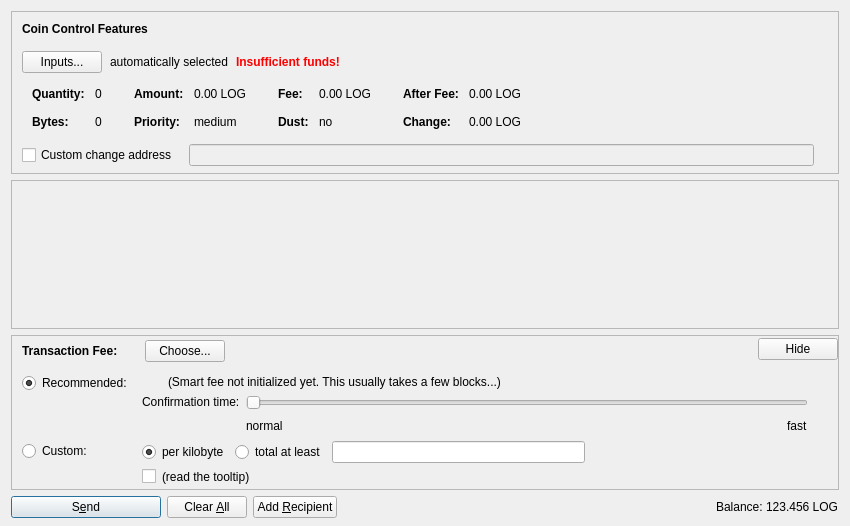
<?xml version="1.0" encoding="UTF-8"?>
<ui version="4.0">
 <class>SendCoinsDialog</class>
 <widget class="QDialog" name="SendCoinsDialog">
  <property name="geometry">
   <rect>
    <x>0</x>
    <y>0</y>
    <width>850</width>
    <height>526</height>
   </rect>
  </property>
  <property name="windowTitle">
   <string>Send Coins</string>
  </property>
  <layout class="QVBoxLayout" name="verticalLayout" stretch="0,1,0,0">
   <property name="bottomMargin">
    <number>8</number>
   </property>
   <item>
    <widget class="QFrame" name="frameCoinControl">
     <property name="sizePolicy">
      <sizepolicy hsizetype="Expanding" vsizetype="Expanding">
       <horstretch>0</horstretch>
       <verstretch>0</verstretch>
      </sizepolicy>
     </property>
     <property name="maximumSize">
      <size>
       <width>16777215</width>
       <height>16777215</height>
      </size>
     </property>
     <property name="frameShape">
      <enum>QFrame::StyledPanel</enum>
     </property>
     <property name="frameShadow">
      <enum>QFrame::Sunken</enum>
     </property>
     <layout class="QVBoxLayout" name="verticalLayoutCoinControl2">
      <property name="spacing">
       <number>0</number>
      </property>
      <property name="leftMargin">
       <number>0</number>
      </property>
      <property name="topMargin">
       <number>0</number>
      </property>
      <property name="rightMargin">
       <number>0</number>
      </property>
      <property name="bottomMargin">
       <number>6</number>
      </property>
      <item>
       <layout class="QVBoxLayout" name="verticalLayoutCoinControl" stretch="0,0,0,0,1">
        <property name="spacing">
         <number>0</number>
        </property>
        <property name="leftMargin">
         <number>10</number>
        </property>
        <property name="topMargin">
         <number>10</number>
        </property>
        <item>
         <layout class="QHBoxLayout" name="horizontalLayoutCoinControl1">
          <property name="bottomMargin">
           <number>15</number>
          </property>
          <item>
           <widget class="QLabel" name="labelCoinControlFeatures">
            <property name="sizePolicy">
             <sizepolicy hsizetype="Preferred" vsizetype="Maximum">
              <horstretch>0</horstretch>
              <verstretch>0</verstretch>
             </sizepolicy>
            </property>
            <property name="font">
             <font>
              <weight>75</weight>
              <bold>true</bold>
             </font>
            </property>
            <property name="styleSheet">
             <string notr="true">font-weight:bold;</string>
            </property>
            <property name="text">
             <string>Coin Control Features</string>
            </property>
           </widget>
          </item>
         </layout>
        </item>
        <item>
         <layout class="QHBoxLayout" name="horizontalLayoutCoinControl2" stretch="0,0,0,0">
          <property name="spacing">
           <number>8</number>
          </property>
          <property name="bottomMargin">
           <number>10</number>
          </property>
          <item>
           <widget class="QPushButton" name="pushButtonCoinControl">
            <property name="styleSheet">
             <string notr="true"/>
            </property>
            <property name="text">
             <string>Inputs...</string>
            </property>
            <property name="autoDefault">
             <bool>false</bool>
            </property>
           </widget>
          </item>
          <item>
           <widget class="QLabel" name="labelCoinControlAutomaticallySelected">
            <property name="text">
             <string>automatically selected</string>
            </property>
            <property name="margin">
             <number>5</number>
            </property>
           </widget>
          </item>
          <item>
           <widget class="QLabel" name="labelCoinControlInsuffFunds">
            <property name="font">
             <font>
              <weight>75</weight>
              <bold>true</bold>
             </font>
            </property>
            <property name="styleSheet">
             <string notr="true">color:red;font-weight:bold;</string>
            </property>
            <property name="text">
             <string>Insufficient funds!</string>
            </property>
            <property name="margin">
             <number>5</number>
            </property>
           </widget>
          </item>
          <item>
           <spacer name="horizontalSpacerCoinControl">
            <property name="orientation">
             <enum>Qt::Horizontal</enum>
            </property>
            <property name="sizeHint" stdset="0">
             <size>
              <width>40</width>
              <height>1</height>
             </size>
            </property>
           </spacer>
          </item>
         </layout>
        </item>
        <item>
         <widget class="QWidget" name="widgetCoinControl" native="true">
          <property name="sizePolicy">
           <sizepolicy hsizetype="Preferred" vsizetype="Preferred">
            <horstretch>0</horstretch>
            <verstretch>0</verstretch>
           </sizepolicy>
          </property>
          <property name="minimumSize">
           <size>
            <width>0</width>
            <height>0</height>
           </size>
          </property>
          <property name="styleSheet">
           <string notr="true"/>
          </property>
          <layout class="QHBoxLayout" name="horizontalLayoutCoinControl5">
           <property name="leftMargin">
            <number>0</number>
           </property>
           <property name="topMargin">
            <number>0</number>
           </property>
           <property name="rightMargin">
            <number>0</number>
           </property>
           <property name="bottomMargin">
            <number>0</number>
           </property>
           <item>
            <layout class="QHBoxLayout" name="horizontalLayoutCoinControl3" stretch="0,0,0,1">
             <property name="spacing">
              <number>20</number>
             </property>
             <property name="topMargin">
              <number>0</number>
             </property>
             <property name="bottomMargin">
              <number>10</number>
             </property>
             <item>
              <layout class="QFormLayout" name="formLayoutCoinControl1">
               <property name="horizontalSpacing">
                <number>10</number>
               </property>
               <property name="verticalSpacing">
                <number>14</number>
               </property>
               <property name="leftMargin">
                <number>10</number>
               </property>
               <property name="topMargin">
                <number>4</number>
               </property>
               <property name="rightMargin">
                <number>6</number>
               </property>
               <item row="0" column="0">
                <widget class="QLabel" name="labelCoinControlQuantityText">
                 <property name="font">
                  <font>
                   <weight>75</weight>
                   <bold>true</bold>
                  </font>
                 </property>
                 <property name="text">
                  <string>Quantity:</string>
                 </property>
                 <property name="margin">
                  <number>0</number>
                 </property>
                </widget>
               </item>
               <item row="0" column="1">
                <widget class="QLabel" name="labelCoinControlQuantity">
                 <property name="cursor">
                  <cursorShape>IBeamCursor</cursorShape>
                 </property>
                 <property name="contextMenuPolicy">
                  <enum>Qt::ActionsContextMenu</enum>
                 </property>
                 <property name="text">
                  <string notr="true">0</string>
                 </property>
                 <property name="margin">
                  <number>0</number>
                 </property>
                 <property name="textInteractionFlags">
                  <set>Qt::LinksAccessibleByMouse|Qt::TextSelectableByKeyboard|Qt::TextSelectableByMouse</set>
                 </property>
                </widget>
               </item>
               <item row="1" column="0">
                <widget class="QLabel" name="labelCoinControlBytesText">
                 <property name="font">
                  <font>
                   <weight>75</weight>
                   <bold>true</bold>
                  </font>
                 </property>
                 <property name="text">
                  <string>Bytes:</string>
                 </property>
                </widget>
               </item>
               <item row="1" column="1">
                <widget class="QLabel" name="labelCoinControlBytes">
                 <property name="cursor">
                  <cursorShape>IBeamCursor</cursorShape>
                 </property>
                 <property name="contextMenuPolicy">
                  <enum>Qt::ActionsContextMenu</enum>
                 </property>
                 <property name="text">
                  <string notr="true">0</string>
                 </property>
                 <property name="textInteractionFlags">
                  <set>Qt::LinksAccessibleByMouse|Qt::TextSelectableByKeyboard|Qt::TextSelectableByMouse</set>
                 </property>
                </widget>
               </item>
              </layout>
             </item>
             <item>
              <layout class="QFormLayout" name="formLayoutCoinControl2">
               <property name="horizontalSpacing">
                <number>10</number>
               </property>
               <property name="verticalSpacing">
                <number>14</number>
               </property>
               <property name="leftMargin">
                <number>6</number>
               </property>
               <property name="topMargin">
                <number>4</number>
               </property>
               <property name="rightMargin">
                <number>6</number>
               </property>
               <item row="0" column="0">
                <widget class="QLabel" name="labelCoinControlAmountText">
                 <property name="font">
                  <font>
                   <weight>75</weight>
                   <bold>true</bold>
                  </font>
                 </property>
                 <property name="text">
                  <string>Amount:</string>
                 </property>
                 <property name="margin">
                  <number>0</number>
                 </property>
                </widget>
               </item>
               <item row="0" column="1">
                <widget class="QLabel" name="labelCoinControlAmount">
                 <property name="cursor">
                  <cursorShape>IBeamCursor</cursorShape>
                 </property>
                 <property name="contextMenuPolicy">
                  <enum>Qt::ActionsContextMenu</enum>
                 </property>
                 <property name="text">
                  <string notr="true">0.00 LOG</string>
                 </property>
                 <property name="textInteractionFlags">
                  <set>Qt::LinksAccessibleByMouse|Qt::TextSelectableByKeyboard|Qt::TextSelectableByMouse</set>
                 </property>
                </widget>
               </item>
               <item row="1" column="0">
                <widget class="QLabel" name="labelCoinControlPriorityText">
                 <property name="font">
                  <font>
                   <weight>75</weight>
                   <bold>true</bold>
                  </font>
                 </property>
                 <property name="text">
                  <string>Priority:</string>
                 </property>
                </widget>
               </item>
               <item row="1" column="1">
                <widget class="QLabel" name="labelCoinControlPriority">
                 <property name="cursor">
                  <cursorShape>IBeamCursor</cursorShape>
                 </property>
                 <property name="contextMenuPolicy">
                  <enum>Qt::ActionsContextMenu</enum>
                 </property>
                 <property name="text">
                  <string notr="true">medium</string>
                 </property>
                 <property name="textInteractionFlags">
                  <set>Qt::LinksAccessibleByMouse|Qt::TextSelectableByKeyboard|Qt::TextSelectableByMouse</set>
                 </property>
                </widget>
               </item>
              </layout>
             </item>
             <item>
              <layout class="QFormLayout" name="formLayoutCoinControl3">
               <property name="horizontalSpacing">
                <number>10</number>
               </property>
               <property name="verticalSpacing">
                <number>14</number>
               </property>
               <property name="leftMargin">
                <number>6</number>
               </property>
               <property name="topMargin">
                <number>4</number>
               </property>
               <property name="rightMargin">
                <number>6</number>
               </property>
               <item row="0" column="0">
                <widget class="QLabel" name="labelCoinControlFeeText">
                 <property name="font">
                  <font>
                   <weight>75</weight>
                   <bold>true</bold>
                  </font>
                 </property>
                 <property name="text">
                  <string>Fee:</string>
                 </property>
                 <property name="margin">
                  <number>0</number>
                 </property>
                </widget>
               </item>
               <item row="0" column="1">
                <widget class="QLabel" name="labelCoinControlFee">
                 <property name="cursor">
                  <cursorShape>IBeamCursor</cursorShape>
                 </property>
                 <property name="contextMenuPolicy">
                  <enum>Qt::ActionsContextMenu</enum>
                 </property>
                 <property name="text">
                  <string notr="true">0.00 LOG</string>
                 </property>
                 <property name="textInteractionFlags">
                  <set>Qt::LinksAccessibleByMouse|Qt::TextSelectableByKeyboard|Qt::TextSelectableByMouse</set>
                 </property>
                </widget>
               </item>
               <item row="1" column="0">
                <widget class="QLabel" name="labelCoinControlLowOutputText">
                 <property name="font">
                  <font>
                   <weight>75</weight>
                   <bold>true</bold>
                  </font>
                 </property>
                 <property name="text">
                  <string>Dust:</string>
                 </property>
                </widget>
               </item>
               <item row="1" column="1">
                <widget class="QLabel" name="labelCoinControlLowOutput">
                 <property name="cursor">
                  <cursorShape>IBeamCursor</cursorShape>
                 </property>
                 <property name="contextMenuPolicy">
                  <enum>Qt::ActionsContextMenu</enum>
                 </property>
                 <property name="text">
                  <string notr="true">no</string>
                 </property>
                 <property name="textInteractionFlags">
                  <set>Qt::LinksAccessibleByMouse|Qt::TextSelectableByKeyboard|Qt::TextSelectableByMouse</set>
                 </property>
                </widget>
               </item>
              </layout>
             </item>
             <item>
              <layout class="QFormLayout" name="formLayoutCoinControl4">
               <property name="horizontalSpacing">
                <number>10</number>
               </property>
               <property name="verticalSpacing">
                <number>14</number>
               </property>
               <property name="leftMargin">
                <number>6</number>
               </property>
               <property name="topMargin">
                <number>4</number>
               </property>
               <property name="rightMargin">
                <number>6</number>
               </property>
               <item row="0" column="0">
                <widget class="QLabel" name="labelCoinControlAfterFeeText">
                 <property name="font">
                  <font>
                   <weight>75</weight>
                   <bold>true</bold>
                  </font>
                 </property>
                 <property name="text">
                  <string>After Fee:</string>
                 </property>
                 <property name="margin">
                  <number>0</number>
                 </property>
                </widget>
               </item>
               <item row="0" column="1">
                <widget class="QLabel" name="labelCoinControlAfterFee">
                 <property name="cursor">
                  <cursorShape>IBeamCursor</cursorShape>
                 </property>
                 <property name="contextMenuPolicy">
                  <enum>Qt::ActionsContextMenu</enum>
                 </property>
                 <property name="text">
                  <string notr="true">0.00 LOG</string>
                 </property>
                 <property name="textInteractionFlags">
                  <set>Qt::LinksAccessibleByMouse|Qt::TextSelectableByKeyboard|Qt::TextSelectableByMouse</set>
                 </property>
                </widget>
               </item>
               <item row="1" column="0">
                <widget class="QLabel" name="labelCoinControlChangeText">
                 <property name="font">
                  <font>
                   <weight>75</weight>
                   <bold>true</bold>
                  </font>
                 </property>
                 <property name="text">
                  <string>Change:</string>
                 </property>
                </widget>
               </item>
               <item row="1" column="1">
                <widget class="QLabel" name="labelCoinControlChange">
                 <property name="cursor">
                  <cursorShape>IBeamCursor</cursorShape>
                 </property>
                 <property name="contextMenuPolicy">
                  <enum>Qt::ActionsContextMenu</enum>
                 </property>
                 <property name="text">
                  <string notr="true">0.00 LOG</string>
                 </property>
                 <property name="textInteractionFlags">
                  <set>Qt::LinksAccessibleByMouse|Qt::TextSelectableByKeyboard|Qt::TextSelectableByMouse</set>
                 </property>
                </widget>
               </item>
              </layout>
             </item>
            </layout>
           </item>
          </layout>
         </widget>
        </item>
        <item>
         <layout class="QHBoxLayout" name="horizontalLayoutCoinControl4" stretch="0,0,0">
          <property name="spacing">
           <number>12</number>
          </property>
          <property name="sizeConstraint">
           <enum>QLayout::SetDefaultConstraint</enum>
          </property>
          <property name="topMargin">
           <number>5</number>
          </property>
          <property name="rightMargin">
           <number>5</number>
          </property>
          <item>
           <widget class="QCheckBox" name="checkBoxCoinControlChange">
            <property name="toolTip">
             <string>If this is activated, but the change address is empty or invalid, change will be sent to a newly generated address.</string>
            </property>
            <property name="text">
             <string>Custom change address</string>
            </property>
           </widget>
          </item>
          <item>
           <widget class="QValidatedLineEdit" name="lineEditCoinControlChange">
            <property name="enabled">
             <bool>false</bool>
            </property>
            <property name="sizePolicy">
             <sizepolicy hsizetype="Expanding" vsizetype="Fixed">
              <horstretch>0</horstretch>
              <verstretch>0</verstretch>
             </sizepolicy>
            </property>
           </widget>
          </item>
          <item>
           <widget class="QLabel" name="labelCoinControlChangeLabel">
            <property name="sizePolicy">
             <sizepolicy hsizetype="Preferred" vsizetype="Expanding">
              <horstretch>0</horstretch>
              <verstretch>0</verstretch>
             </sizepolicy>
            </property>
            <property name="minimumSize">
             <size>
              <width>0</width>
              <height>0</height>
             </size>
            </property>
            <property name="text">
             <string/>
            </property>
            <property name="margin">
             <number>3</number>
            </property>
           </widget>
          </item>
         </layout>
        </item>
        <item>
         <spacer name="verticalSpacerCoinControl">
          <property name="orientation">
           <enum>Qt::Vertical</enum>
          </property>
          <property name="sizeHint" stdset="0">
           <size>
            <width>800</width>
            <height>1</height>
           </size>
          </property>
         </spacer>
        </item>
       </layout>
      </item>
     </layout>
    </widget>
   </item>
   <item>
    <widget class="QScrollArea" name="scrollArea">
     <property name="widgetResizable">
      <bool>true</bool>
     </property>
     <widget class="QWidget" name="scrollAreaWidgetContents">
      <property name="geometry">
       <rect>
        <x>0</x>
        <y>0</y>
        <width>830</width>
        <height>104</height>
       </rect>
      </property>
      <layout class="QVBoxLayout" name="verticalLayout_2" stretch="0,1">
       <property name="leftMargin">
        <number>0</number>
       </property>
       <property name="topMargin">
        <number>0</number>
       </property>
       <property name="rightMargin">
        <number>0</number>
       </property>
       <property name="bottomMargin">
        <number>0</number>
       </property>
       <item>
        <layout class="QVBoxLayout" name="entries">
         <property name="spacing">
          <number>6</number>
         </property>
        </layout>
       </item>
       <item>
        <spacer name="verticalSpacer">
         <property name="orientation">
          <enum>Qt::Vertical</enum>
         </property>
         <property name="sizeHint" stdset="0">
          <size>
           <width>20</width>
           <height>40</height>
          </size>
         </property>
        </spacer>
       </item>
      </layout>
     </widget>
    </widget>
   </item>
   <item>
    <widget class="QFrame" name="frameFee">
     <property name="sizePolicy">
      <sizepolicy hsizetype="Expanding" vsizetype="Expanding">
       <horstretch>0</horstretch>
       <verstretch>0</verstretch>
      </sizepolicy>
     </property>
     <property name="maximumSize">
      <size>
       <width>16777215</width>
       <height>16777215</height>
      </size>
     </property>
     <property name="frameShape">
      <enum>QFrame::StyledPanel</enum>
     </property>
     <property name="frameShadow">
      <enum>QFrame::Sunken</enum>
     </property>
     <layout class="QVBoxLayout" name="verticalLayoutFee1">
      <property name="spacing">
       <number>0</number>
      </property>
      <property name="leftMargin">
       <number>0</number>
      </property>
      <property name="topMargin">
       <number>0</number>
      </property>
      <property name="rightMargin">
       <number>0</number>
      </property>
      <property name="bottomMargin">
       <number>0</number>
      </property>
      <item>
       <layout class="QVBoxLayout" name="verticalLayoutFee2" stretch="0,0,0">
        <property name="spacing">
         <number>0</number>
        </property>
        <property name="leftMargin">
         <number>10</number>
        </property>
        <property name="topMargin">
         <number>0</number>
        </property>
        <item>
         <layout class="QHBoxLayout" name="horizontalLayoutFee1">
          <property name="bottomMargin">
           <number>0</number>
          </property>
          <item>
           <layout class="QVBoxLayout" name="verticalLayoutFee7">
            <property name="spacing">
             <number>0</number>
            </property>
            <item>
             <spacer name="verticalSpacerSmartFee">
              <property name="orientation">
               <enum>Qt::Vertical</enum>
              </property>
              <property name="sizeType">
               <enum>QSizePolicy::Fixed</enum>
              </property>
              <property name="sizeHint" stdset="0">
               <size>
                <width>1</width>
                <height>4</height>
               </size>
              </property>
             </spacer>
            </item>
            <item>
             <layout class="QHBoxLayout" name="horizontalLayoutSmartFee">
              <property name="spacing">
               <number>10</number>
              </property>
              <item>
               <widget class="QLabel" name="labelFeeHeadline">
                <property name="sizePolicy">
                 <sizepolicy hsizetype="Preferred" vsizetype="Maximum">
                  <horstretch>0</horstretch>
                  <verstretch>0</verstretch>
                 </sizepolicy>
                </property>
                <property name="font">
                 <font>
                  <weight>75</weight>
                  <bold>true</bold>
                 </font>
                </property>
                <property name="styleSheet">
                 <string notr="true">font-weight:bold;</string>
                </property>
                <property name="text">
                 <string>Transaction Fee:</string>
                </property>
               </widget>
              </item>
              <item>
               <widget class="QLabel" name="labelFeeMinimized">
                <property name="text">
                 <string/>
                </property>
               </widget>
              </item>
              <item>
               <widget class="QPushButton" name="buttonChooseFee">
                <property name="text">
                 <string>Choose...</string>
                </property>
               </widget>
              </item>
             </layout>
            </item>
            <item>
             <spacer name="verticalSpacer_5">
              <property name="orientation">
               <enum>Qt::Vertical</enum>
              </property>
              <property name="sizeHint" stdset="0">
               <size>
                <width>1</width>
                <height>1</height>
               </size>
              </property>
             </spacer>
            </item>
           </layout>
          </item>
          <item>
           <spacer name="horizontalSpacer_4">
            <property name="orientation">
             <enum>Qt::Horizontal</enum>
            </property>
            <property name="sizeHint" stdset="0">
             <size>
              <width>40</width>
              <height>20</height>
             </size>
            </property>
           </spacer>
          </item>
          <item>
           <widget class="QPushButton" name="buttonMinimizeFee">
            <property name="toolTip">
             <string>collapse fee-settings</string>
            </property>
            <property name="text">
             <string>Hide</string>
            </property>
           </widget>
          </item>
         </layout>
        </item>
        <item>
         <widget class="QFrame" name="frameFeeSelection">
          <layout class="QVBoxLayout" name="verticalLayoutFee12">
           <property name="spacing">
            <number>0</number>
           </property>
           <property name="leftMargin">
            <number>0</number>
           </property>
           <property name="topMargin">
            <number>0</number>
           </property>
           <property name="rightMargin">
            <number>0</number>
           </property>
           <property name="bottomMargin">
            <number>0</number>
           </property>
           <item>
            <layout class="QGridLayout" name="gridLayoutFee">
             <property name="topMargin">
              <number>10</number>
             </property>
             <property name="bottomMargin">
              <number>4</number>
             </property>
             <property name="horizontalSpacing">
              <number>10</number>
             </property>
             <property name="verticalSpacing">
              <number>4</number>
             </property>
             <item row="1" column="1">
              <layout class="QVBoxLayout" name="verticalLayoutFee8">
               <property name="spacing">
                <number>6</number>
               </property>
               <item>
                <layout class="QHBoxLayout" name="horizontalLayoutFee13">
                 <item>
                  <widget class="QRadioButton" name="radioCustomPerKilobyte">
                   <property name="toolTip">
                    <string>If the custom fee is set to 1000 satoshis and the transaction is only 250 bytes, then &quot;per kilobyte&quot; only pays 250 satoshis in fee, while &quot;total at least&quot; pays 1000 satoshis. For transactions bigger than a kilobyte both pay by kilobyte.</string>
                   </property>
                   <property name="text">
                    <string>per kilobyte</string>
                   </property>
                   <property name="checked">
                    <bool>true</bool>
                   </property>
                   <attribute name="buttonGroup">
                    <string notr="true">groupCustomFee</string>
                   </attribute>
                  </widget>
                 </item>
                 <item>
                  <widget class="QRadioButton" name="radioCustomAtLeast">
                   <property name="toolTip">
                    <string>If the custom fee is set to 1000 satoshis and the transaction is only 250 bytes, then &quot;per kilobyte&quot; only pays 250 satoshis in fee, while &quot;total at least&quot; pays 1000 satoshis. For transactions bigger than a kilobyte both pay by kilobyte.</string>
                   </property>
                   <property name="text">
                    <string>total at least</string>
                   </property>
                   <attribute name="buttonGroup">
                    <string notr="true">groupCustomFee</string>
                   </attribute>
                  </widget>
                 </item>
                 <item>
                  <widget class="BitcoinAmountField" name="customFee"/>
                 </item>
                 <item>
                  <spacer name="horizontalSpacer_6">
                   <property name="orientation">
                    <enum>Qt::Horizontal</enum>
                   </property>
                   <property name="sizeHint" stdset="0">
                    <size>
                     <width>1</width>
                     <height>1</height>
                    </size>
                   </property>
                  </spacer>
                 </item>
                </layout>
               </item>
               <item>
                <layout class="QHBoxLayout" name="horizontalLayoutFee8">
                 <item>
                  <widget class="QCheckBox" name="checkBoxMinimumFee">
                   <property name="toolTip">
                    <string>Paying only the minimum fee is just fine as long as there is less transaction volume than space in the blocks. But be aware that this can end up in a never confirming transaction once there is more demand for lotuscoin transactions than the network can process.</string>
                   </property>
                   <property name="text">
                    <string/>
                   </property>
                  </widget>
                 </item>
                 <item>
                  <widget class="QLabel" name="labelMinFeeWarning">
                   <property name="enabled">
                    <bool>true</bool>
                   </property>
                   <property name="toolTip">
                    <string>Paying only the minimum fee is just fine as long as there is less transaction volume than space in the blocks. But be aware that this can end up in a never confirming transaction once there is more demand for lotuscoin transactions than the network can process.</string>
                   </property>
                   <property name="text">
                    <string>(read the tooltip)</string>
                   </property>
                   <property name="margin">
                    <number>5</number>
                   </property>
                  </widget>
                 </item>
                 <item>
                  <spacer name="horizontalSpacer_2">
                   <property name="orientation">
                    <enum>Qt::Horizontal</enum>
                   </property>
                   <property name="sizeHint" stdset="0">
                    <size>
                     <width>1</width>
                     <height>1</height>
                    </size>
                   </property>
                  </spacer>
                 </item>
                </layout>
               </item>
              </layout>
             </item>
             <item row="0" column="0">
              <layout class="QVBoxLayout" name="verticalLayoutFee4" stretch="0,1">
               <item>
                <widget class="QRadioButton" name="radioSmartFee">
                 <property name="text">
                  <string>Recommended:</string>
                 </property>
                 <property name="checked">
                  <bool>true</bool>
                 </property>
                 <attribute name="buttonGroup">
                  <string notr="true">groupFee</string>
                 </attribute>
                </widget>
               </item>
               <item>
                <spacer name="verticalSpacer_2">
                 <property name="orientation">
                  <enum>Qt::Vertical</enum>
                 </property>
                 <property name="sizeHint" stdset="0">
                  <size>
                   <width>1</width>
                   <height>1</height>
                  </size>
                 </property>
                </spacer>
               </item>
              </layout>
             </item>
             <item row="1" column="0">
              <layout class="QVBoxLayout" name="verticalLayoutFee9" stretch="0,1">
               <item>
                <widget class="QRadioButton" name="radioCustomFee">
                 <property name="text">
                  <string>Custom:</string>
                 </property>
                 <attribute name="buttonGroup">
                  <string notr="true">groupFee</string>
                 </attribute>
                </widget>
               </item>
               <item>
                <spacer name="verticalSpacer_6">
                 <property name="orientation">
                  <enum>Qt::Vertical</enum>
                 </property>
                 <property name="sizeHint" stdset="0">
                  <size>
                   <width>1</width>
                   <height>1</height>
                  </size>
                 </property>
                </spacer>
               </item>
              </layout>
             </item>
             <item row="0" column="1">
              <layout class="QVBoxLayout" name="verticalLayoutFee3" stretch="0,0,1">
               <property name="spacing">
                <number>6</number>
               </property>
               <property name="topMargin">
                <number>2</number>
               </property>
               <item>
                <layout class="QHBoxLayout" name="horizontalLayoutFee12">
                 <item>
                  <widget class="QLabel" name="labelSmartFee">
                   <property name="text">
                    <string/>
                   </property>
                   <property name="margin">
                    <number>2</number>
                   </property>
                  </widget>
                 </item>
                 <item>
                  <widget class="QLabel" name="labelFeeEstimation">
                   <property name="text">
                    <string/>
                   </property>
                  </widget>
                 </item>
                 <item>
                  <widget class="QLabel" name="labelSmartFee2">
                   <property name="text">
                    <string>(Smart fee not initialized yet. This usually takes a few blocks...)</string>
                   </property>
                   <property name="margin">
                    <number>2</number>
                   </property>
                  </widget>
                 </item>
                 <item>
                  <spacer name="horizontalSpacer_5">
                   <property name="orientation">
                    <enum>Qt::Horizontal</enum>
                   </property>
                   <property name="sizeHint" stdset="0">
                    <size>
                     <width>1</width>
                     <height>1</height>
                    </size>
                   </property>
                  </spacer>
                 </item>
                </layout>
               </item>
               <item>
                <layout class="QHBoxLayout" name="horizontalLayoutFee9">
                 <item>
                  <layout class="QVBoxLayout" name="verticalLayoutFee6">
                   <item>
                    <widget class="QLabel" name="labelSmartFee3">
                     <property name="text">
                      <string>Confirmation time:</string>
                     </property>
                     <property name="margin">
                      <number>2</number>
                     </property>
                    </widget>
                   </item>
                   <item>
                    <spacer name="verticalSpacer_3">
                     <property name="orientation">
                      <enum>Qt::Vertical</enum>
                     </property>
                     <property name="sizeHint" stdset="0">
                      <size>
                       <width>1</width>
                       <height>1</height>
                      </size>
                     </property>
                    </spacer>
                   </item>
                  </layout>
                 </item>
                 <item>
                  <layout class="QVBoxLayout" name="verticalLayoutFee5">
                   <property name="rightMargin">
                    <number>30</number>
                   </property>
                   <item>
                    <widget class="QSlider" name="sliderSmartFee">
                     <property name="minimum">
                      <number>0</number>
                     </property>
                     <property name="maximum">
                      <number>24</number>
                     </property>
                     <property name="pageStep">
                      <number>1</number>
                     </property>
                     <property name="value">
                      <number>0</number>
                     </property>
                     <property name="orientation">
                      <enum>Qt::Horizontal</enum>
                     </property>
                     <property name="invertedAppearance">
                      <bool>false</bool>
                     </property>
                     <property name="invertedControls">
                      <bool>false</bool>
                     </property>
                     <property name="tickPosition">
                      <enum>QSlider::NoTicks</enum>
                     </property>
                    </widget>
                   </item>
                   <item>
                    <layout class="QHBoxLayout" name="horizontalLayoutFee10">
                     <item>
                      <widget class="QLabel" name="labelSmartFeeNormal">
                       <property name="text">
                        <string>normal</string>
                       </property>
                      </widget>
                     </item>
                     <item>
                      <spacer name="horizontalSpacer_3">
                       <property name="orientation">
                        <enum>Qt::Horizontal</enum>
                       </property>
                       <property name="sizeHint" stdset="0">
                        <size>
                         <width>40</width>
                         <height>20</height>
                        </size>
                       </property>
                      </spacer>
                     </item>
                     <item>
                      <widget class="QLabel" name="labelSmartFeeFast">
                       <property name="text">
                        <string>fast</string>
                       </property>
                      </widget>
                     </item>
                    </layout>
                   </item>
                  </layout>
                 </item>
                </layout>
               </item>
               <item>
                <spacer name="verticalSpacer_4">
                 <property name="orientation">
                  <enum>Qt::Vertical</enum>
                 </property>
                 <property name="sizeHint" stdset="0">
                  <size>
                   <width>1</width>
                   <height>1</height>
                  </size>
                 </property>
                </spacer>
               </item>
              </layout>
             </item>
            </layout>
           </item>
          </layout>
         </widget>
        </item>
        <item>
         <spacer name="verticalSpacerFee">
          <property name="orientation">
           <enum>Qt::Vertical</enum>
          </property>
          <property name="sizeHint" stdset="0">
           <size>
            <width>800</width>
            <height>1</height>
           </size>
          </property>
         </spacer>
        </item>
       </layout>
      </item>
     </layout>
    </widget>
   </item>
   <item>
    <layout class="QHBoxLayout" name="horizontalLayout">
     <item>
      <widget class="QPushButton" name="sendButton">
       <property name="minimumSize">
        <size>
         <width>150</width>
         <height>0</height>
        </size>
       </property>
       <property name="toolTip">
        <string>Confirm the send action</string>
       </property>
       <property name="text">
        <string>S&amp;end</string>
       </property>
       <property name="icon">
        <iconset resource="../bitcoin.qrc">
         <normaloff>:/icons/send</normaloff>:/icons/send</iconset>
       </property>
       <property name="autoDefault">
        <bool>false</bool>
       </property>
       <property name="default">
        <bool>true</bool>
       </property>
      </widget>
     </item>
     <item>
      <widget class="QPushButton" name="clearButton">
       <property name="sizePolicy">
        <sizepolicy hsizetype="Minimum" vsizetype="Fixed">
         <horstretch>0</horstretch>
         <verstretch>0</verstretch>
        </sizepolicy>
       </property>
       <property name="toolTip">
        <string>Clear all fields of the form.</string>
       </property>
       <property name="text">
        <string>Clear &amp;All</string>
       </property>
       <property name="icon">
        <iconset resource="../bitcoin.qrc">
         <normaloff>:/icons/remove</normaloff>:/icons/remove</iconset>
       </property>
       <property name="autoDefault">
        <bool>false</bool>
       </property>
      </widget>
     </item>
     <item>
      <widget class="QPushButton" name="addButton">
       <property name="toolTip">
        <string>Send to multiple recipients at once</string>
       </property>
       <property name="text">
        <string>Add &amp;Recipient</string>
       </property>
       <property name="icon">
        <iconset resource="../bitcoin.qrc">
         <normaloff>:/icons/add</normaloff>:/icons/add</iconset>
       </property>
       <property name="autoDefault">
        <bool>false</bool>
       </property>
      </widget>
     </item>
     <item>
      <spacer name="horizontalSpacer">
       <property name="orientation">
        <enum>Qt::Horizontal</enum>
       </property>
       <property name="sizeHint" stdset="0">
        <size>
         <width>40</width>
         <height>20</height>
        </size>
       </property>
      </spacer>
     </item>
     <item>
      <layout class="QHBoxLayout" name="horizontalLayout_2">
       <property name="spacing">
        <number>3</number>
       </property>
       <item>
        <widget class="QLabel" name="label">
         <property name="sizePolicy">
          <sizepolicy hsizetype="Preferred" vsizetype="Fixed">
           <horstretch>0</horstretch>
           <verstretch>0</verstretch>
          </sizepolicy>
         </property>
         <property name="text">
          <string>Balance:</string>
         </property>
        </widget>
       </item>
       <item>
        <widget class="QLabel" name="labelBalance">
         <property name="sizePolicy">
          <sizepolicy hsizetype="Preferred" vsizetype="Fixed">
           <horstretch>0</horstretch>
           <verstretch>0</verstretch>
          </sizepolicy>
         </property>
         <property name="cursor">
          <cursorShape>IBeamCursor</cursorShape>
         </property>
         <property name="text">
          <string notr="true">123.456 LOG</string>
         </property>
         <property name="textInteractionFlags">
          <set>Qt::LinksAccessibleByMouse|Qt::TextSelectableByKeyboard|Qt::TextSelectableByMouse</set>
         </property>
        </widget>
       </item>
      </layout>
     </item>
    </layout>
   </item>
  </layout>
 </widget>
 <customwidgets>
  <customwidget>
   <class>QValidatedLineEdit</class>
   <extends>QLineEdit</extends>
   <header>qvalidatedlineedit.h</header>
  </customwidget>
  <customwidget>
   <class>BitcoinAmountField</class>
   <extends>QLineEdit</extends>
   <header>bitcoinamountfield.h</header>
   <container>1</container>
  </customwidget>
 </customwidgets>
 <resources>
  <include location="../bitcoin.qrc"/>
 </resources>
 <connections/>
 <buttongroups>
  <buttongroup name="groupFee"/>
  <buttongroup name="groupCustomFee"/>
 </buttongroups>
</ui>
